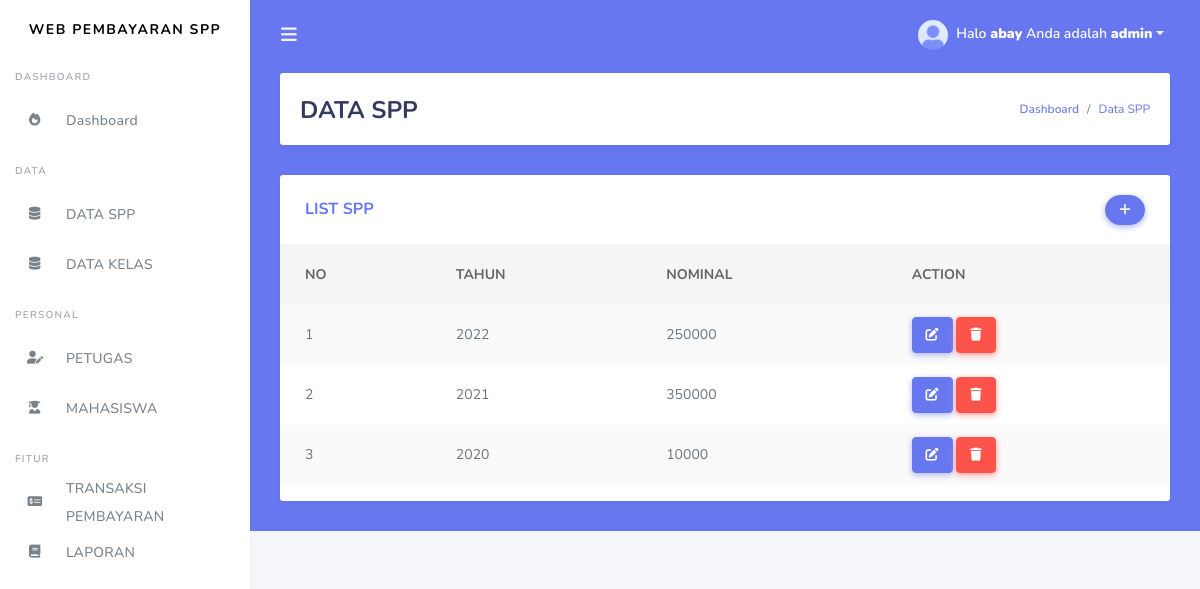
The page /spp.php (signed in) on the database its author committed.
### tables this page shows
CREATE TABLE `spp` (
  `id_spp` int(11) NOT NULL AUTO_INCREMENT,
  `tahun` int(11) NOT NULL,
  `nominal` int(11) NOT NULL,
  PRIMARY KEY (`id_spp`)
);

### spp.php (the view, shortened to what this page needs)
<!DOCTYPE html>
<html>
  <head>
  </head>
<body>
	<?php
  include ('tampilan/header.php');
  include ('tampilan/sidebar.php');
?>
      <div class="main-content bg-primary">
        <section class="section">
          <div class="section-header">
            <h1>DATA SPP</h1>
            <div class="section-header-breadcrumb">
              <div class="breadcrumb-item active"><a href="dashboard.php">Dashboard</a></div>
              <div class="breadcrumb-item text-primary">Data SPP</div>
            </div>
          </div>
            <div class="row">
              <div class="col-12">
                <div class="card">
                  <div class="card-header">
                    <h4>LIST SPP</h4>
                    <div class="card-header-form">
                      <form>
                          <div class="input-group-btn">
                            <a href="tambah_spp.php" class="btn btn-primary"><i class="fas fa-plus"></i></a>
                        </div>
                      </form>
                    </div>
                  </div>
                  <div class="card-body p-0">
                    <div class="table-responsive">
                      <table class="table table-striped">
                       <thead>
                          <tr>
                          <th>NO</th>
                          <th>TAHUN</th>
                          <th>NOMINAL</th>
                          <th>ACTION</th>
                        </tr>
                        </thead>
                         <tbody>
                           <?php
                              $query = "SELECT * FROM spp ORDER BY id_spp ASC";
                              $result = mysqli_query($koneksi, $query);
                              $no = 1;
                              while($row = mysqli_fetch_assoc($result))
                              {
                              ?>
                        <tr>
                          <td><?php echo $no; ?></td>
                          <td><?php echo $row['tahun']; ?></td>
                          <td><?php echo substr($row['nominal'], 0, 20); ?></td>
                          <td>
                          <a href="edit_spp.php?id=<?php echo $row['id_spp']; ?>"class="btn btn-primary"><i class="fas fa-edit"></i></a>
                          <a href="proses_hapusspp.php?id=<?php echo $row['id_spp']; ?>" class="btn btn-danger" onClick="return confirm('Anda yakin akan menghapus data ini?')"><i class="fas fa-trash"></i></a>
                          </td>
                        </tr>
                         <?php
                           $no++;
                           }
                         ?>
                         </tbody>
                      </table>
                    </div>
                  </div>
                </div>
              </div>
            </div>
        </section>
      </div>
    </div>
  </div>
</body>
</html>

### rows shown on the page
spp: tahun "2022", nominal "250000"
spp: tahun "2021", nominal "350000"
spp: tahun "2020", nominal "10000"

### other values the page prints
$_SESSION['username'] "abay"
$_SESSION['level'] "admin"
